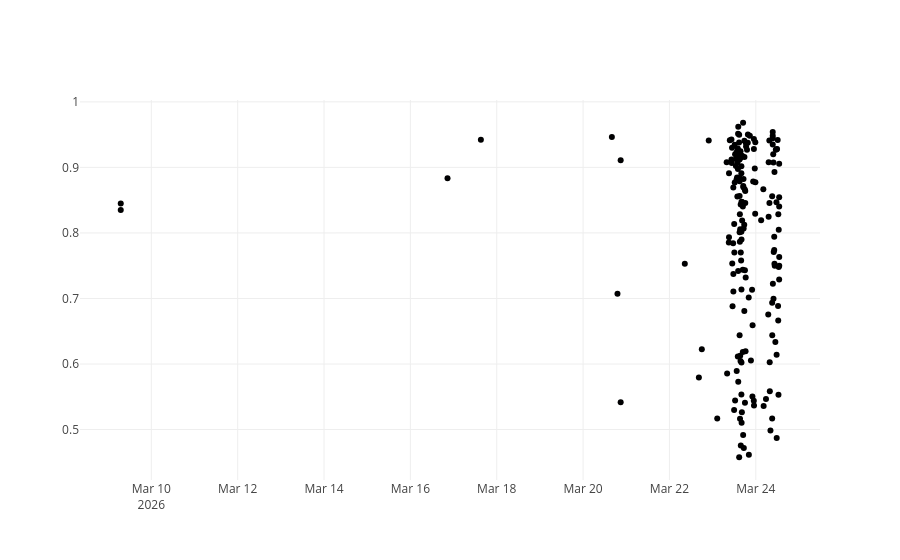

Here is the notebook cell this chart was saved with:
### Code cell
fig=go.Figure()
fig.add_trace(go.Scatter(x=news_df.index,y=news_df['score'],mode='markers'))
fig.show()

### Figure 1 — Plotly figure (JSON) as saved in the notebook; plotly's stock layout.template omitted (floating-point values rounded to 4 significant figures; data arrays with more than 128 entries replaced by an {"elided": "..."} marker saying what was removed)
{"data": [{"mode": "markers", "x": {"elided": "180 str values"}, "y": {"elided": "180 float values"}, "type": "scatter"}], "layout": {}}
